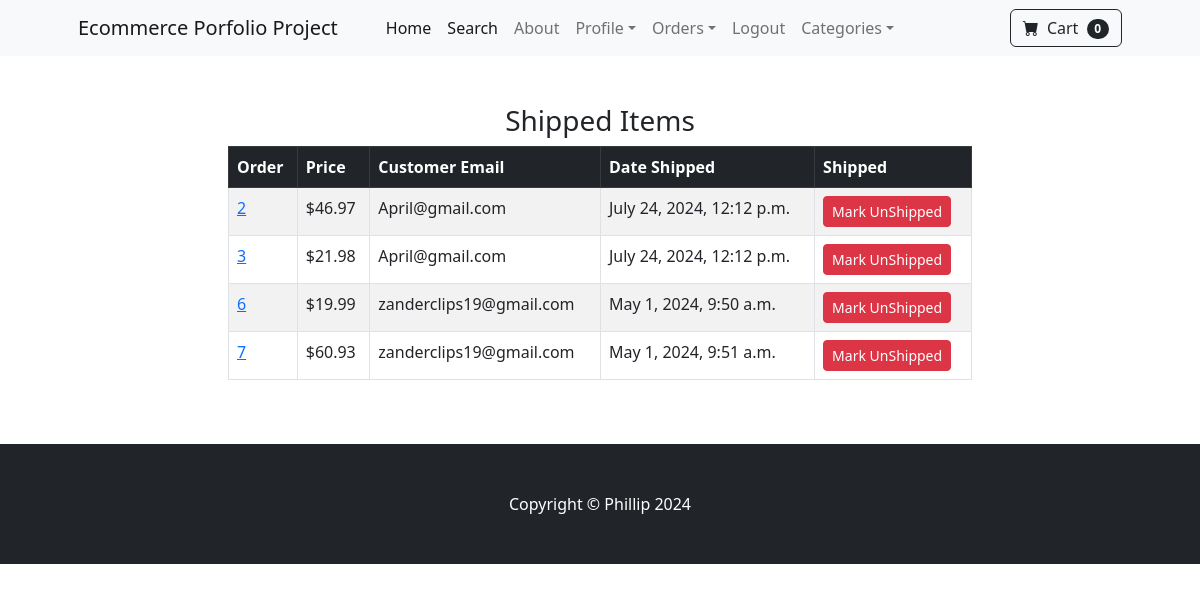
Screenshot of /payment/shipped_dash (signed in) with the database file from the repository.
### payment/models.py (models this page shows, shortened)
class Order(models.Model):
	user = models.ForeignKey(User, on_delete=models.CASCADE, null=True, blank=True)
	full_name = models.CharField(max_length=250)
	email = models.EmailField(max_length=250)
	shipping_address = models.TextField(max_length=15000)
	amount_paid = models.DecimalField(max_digits=7, decimal_places=2)
	date_ordered = models.DateTimeField(auto_now_add=True)
	shipped = models.BooleanField(default=False)
	date_shipped = models.DateTimeField(blank=True, null=True)

### payment/views.py (the view, shortened to what this page needs)
# urls.py: path('shipped_dash', views.shipped_dash, name="shipped_dash"),
def shipped_dash(request):
	if request.user.is_authenticated and request.user.is_superuser:
		orders = Order.objects.filter(shipped=True)
		return render(request, "payment/shipped_dash.html", {"orders":orders})
	else:
		messages.success(request, "Access Denied")
		return redirect('home')

### cart/cart.py (called while the page is built)
	def __len__(self):
		return len(self.cart)

### cart/context_processors.py (called while the page is built)
def cart(request):
	return {'cart': Cart(request)}

### payment/templates/payment/shipped_dash.html (shortened to what this page needs)
{% extends 'base.html' %}
{% block content %}
        <div class="container">
        	<div class="row">
        		<center>
        			<div class="col-8">
        				<br/><br/>
<h3>Shipped Items</h3>
<table class="table table-striped table-hover table-bordered">
  <thead class="table-dark">
    <tr>
      <th scope="col">Order</th>
      <th scope="col">Price</th>
      <th scope="col">Customer Email</th>
      <th scope="col">Date Shipped</th>
      <th scope="col">Shipped</th>
    </tr>
  </thead>
  <tbody>
    {% for item in orders %}
    <tr>
      <td><a href="{% url 'orders' item.id %}">{{ item.id }}</a></td>
      <td>${{ item.amount_paid }}</td>
      <td>{{ item.email }}</td>
      <td>{{ item.date_shipped }}</td>
       <td>
        <form method="POST">
          <button type="Submit" class="btn btn-danger btn-sm">Mark UnShipped</button>
        </form>
      </td>
    </tr>
    {% endfor %}
  </tbody>
</table>
<br/><br/>
        			</div>
        		</center>
        	</div>
        </div>
{% endblock %}

### rows the page displays
Order: id "2", amount_paid "46.97", email "April@gmail.com", date_shipped "July 24, 2024, 12:12 p.m."
Order: id "3", amount_paid "21.98", email "April@gmail.com", date_shipped "July 24, 2024, 12:12 p.m."
Order: id "6", amount_paid "19.99", email "zanderclips19@gmail.com", date_shipped "May 1, 2024, 9:50 a.m."
Order: id "7", amount_paid "60.93", email "zanderclips19@gmail.com", date_shipped "May 1, 2024, 9:51 a.m."

### other values shown
{{ cart|length }} "0"
